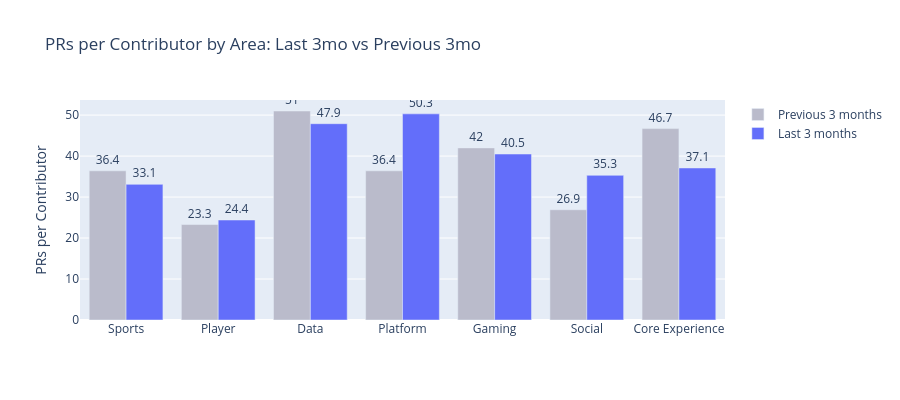

The notebook cell saved with this chart:
### Code cell
# Area performance: last 3 months vs previous 3 months
areas_str = "', '".join(AREAS)

df_area_summary = run_query(f"""
WITH pr_flattened AS (
  SELECT
    pr.github_created_at,
    pr.author_id,
    f.value::string as area
  FROM RAW_MISC.SWARMIA_PULL_REQUESTS pr,
  LATERAL FLATTEN(input => pr.owner_team_names) f
  WHERE pr.pr_status = 'MERGED'
    AND pr.is_excluded = FALSE
    AND pr.github_created_at IS NOT NULL
    AND f.value::string IN ('{areas_str}')
),
recent AS (
  SELECT 
    area,
    COUNT(*) as prs_recent,
    COUNT(DISTINCT author_id) as contributors_recent
  FROM pr_flattened
  WHERE github_created_at >= DATEADD('month', -3, CURRENT_DATE)
  GROUP BY 1
),
previous AS (
  SELECT 
    area,
    COUNT(*) as prs_previous,
    COUNT(DISTINCT author_id) as contributors_previous
  FROM pr_flattened
  WHERE github_created_at >= DATEADD('month', -6, CURRENT_DATE)
    AND github_created_at < DATEADD('month', -3, CURRENT_DATE)
  GROUP BY 1
)
SELECT 
  COALESCE(r.area, p.area) as area,
  COALESCE(r.prs_recent, 0) as prs_last_3mo,
  COALESCE(r.contributors_recent, 0) as contributors_last_3mo,
  ROUND(COALESCE(r.prs_recent, 0) * 1.0 / NULLIF(COALESCE(r.contributors_recent, 0), 0), 1) as prs_per_contributor_last_3mo,
  COALESCE(p.prs_previous, 0) as prs_prev_3mo,
  COALESCE(p.contributors_previous, 0) as contributors_prev_3mo,
  ROUND(COALESCE(p.prs_previous, 0) * 1.0 / NULLIF(COALESCE(p.contributors_previous, 0), 0), 1) as prs_per_contributor_prev_3mo,
  CASE WHEN COALESCE(p.prs_previous, 0) > 0 
       THEN ROUND(100.0 * (COALESCE(r.prs_recent, 0) - p.prs_previous) / p.prs_previous, 1)
       ELSE NULL END as prs_growth_pct
FROM recent r
FULL OUTER JOIN previous p ON r.area = p.area
ORDER BY prs_last_3mo DESC
""")

# Grouped bar chart: last 3mo vs prev 3mo by area
fig = go.Figure()

fig.add_trace(go.Bar(
    name='Previous 3 months',
    x=df_area_summary['area'], y=df_area_summary['prs_per_contributor_prev_3mo'],
    text=df_area_summary['prs_per_contributor_prev_3mo'],
    textposition='outside',
    marker_color='#BABBCB'
))

fig.add_trace(go.Bar(
    name='Last 3 months',
    x=df_area_summary['area'], y=df_area_summary['prs_per_contributor_last_3mo'],
    text=df_area_summary['prs_per_contributor_last_3mo'],
    textposition='outside',
    marker_color='#636EFA'
))

fig.update_layout(
    title='PRs per Contributor by Area: Last 3mo vs Previous 3mo',
    yaxis_title='PRs per Contributor',
    barmode='group',
    height=400
)
fig.show()

# Growth annotation
for _, row in df_area_summary.iterrows():
    direction = '+' if row['prs_growth_pct'] and row['prs_growth_pct'] > 0 else ''
    print(f"  {row['area']:20s}  {direction}{row['prs_growth_pct']}% raw PR growth")

### Figure 1 — Plotly figure (JSON) as saved in the notebook; plotly's stock layout.template omitted (floating-point values rounded to 4 significant figures)
{"data": [{"marker": {"color": "#BABBCB"}, "name": "Previous 3 months", "text": [36.4, 23.3, 51.0, 36.4, 42.0, 26.9, 46.7], "textposition": "outside", "type": "bar", "x": ["Sports", "Player", "Data", "Platform", "Gaming", "Social", "Core Experience"], "y": [36.4, 23.3, 51.0, 36.4, 42.0, 26.9, 46.7]}, {"marker": {"color": "#636EFA"}, "name": "Last 3 months", "text": [33.1, 24.4, 47.9, 50.3, 40.5, 35.3, 37.1], "textposition": "outside", "type": "bar", "x": ["Sports", "Player", "Data", "Platform", "Gaming", "Social", "Core Experience"], "y": [33.1, 24.4, 47.9, 50.3, 40.5, 35.3, 37.1]}], "layout": {"barmode": "group", "height": 400, "title": {"text": "PRs per Contributor by Area: Last 3mo vs Previous 3mo"}, "yaxis": {"title": {"text": "PRs per Contributor"}}}}
